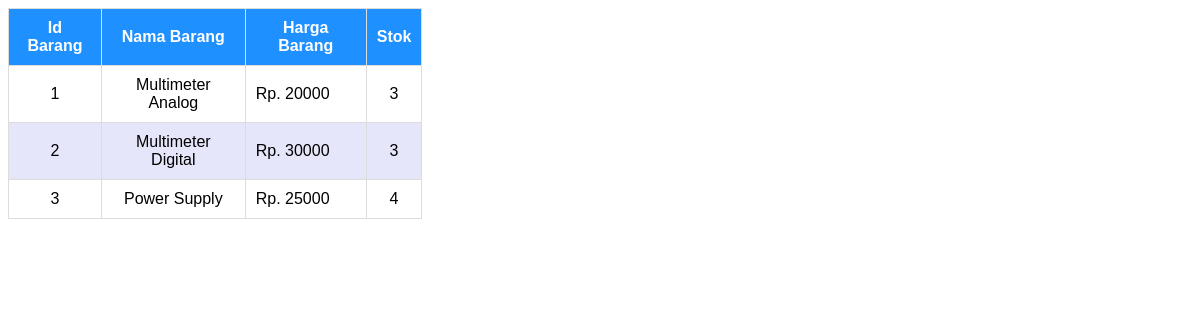
The page /admin/home_admin.php on the database its author committed.
### tables this page shows
CREATE TABLE `barang` (
  `id_barang` int(5) NOT NULL,
  `kode_barang` varchar(10) NOT NULL,
  `nama_barang` varchar(100) NOT NULL,
  `harga_barang` varchar(14) NOT NULL,
  `stok_barang` varchar(12) NOT NULL,
  `gambar_barang` varchar(30) NOT NULL
);

### admin/fungsi.php (called while the page is built)
<?php
$conn = mysqli_connect("localhost","root","","telkomart");
function query($query){
	global $conn;
	$result = mysqli_query($conn,$query);
	$rows = [];
	while ($row=mysqli_fetch_assoc($result))
	{
	    $rows [] = $row;
	}
	return $rows;
}
 ?>

### admin/home_admin.php (the view, shortened to what this page needs)
<?php
require 'fungsi.php';
$barang = query(" SELECT * FROM barang");
?>
<!DOCTYPE html>
<html>
<head>
	<link rel="stylesheet" type="text/css" href="file.css">
</head>
<body>
 <table>
        <tr>
            <th>Id Barang</th>
            <th>Nama Barang</th>
            <th>Harga Barang</th>
            <th>Stok</th>
        </tr>
 		<?php $i = 1 ;
 		foreach ($barang as $databarang ):?>
        <tr>
            <td align="center"><?= $i++; ?></td>
            <td align="center"><?= $databarang["nama_barang"] ?></td>
            <td>Rp. <?= $databarang["harga_barang"] ?></td>
            <td align="center"><?= $databarang["stok_barang"] ?></td>
        </tr>
 		<?php endforeach; ?>
    </table>
</body>
</html>

### admin/file.css (style rules this page uses)
body { font-family:sans-serif; }
table { border-collapse: collapse; width: 35%; position: relative; \ }
table, th, td { border: 1px solid gainsboro; padding: 10px; }
th { background-color: dodgerblue; color: white; }
tr:nth-child(odd) { background-color: Lavender; }

### rows shown on the page
barang: nama_barang "Multimeter Analog", harga_barang "20000", stok_barang "3"
barang: nama_barang "Multimeter Digital", harga_barang "30000", stok_barang "3"
barang: nama_barang "Power Supply", harga_barang "25000", stok_barang "4"
